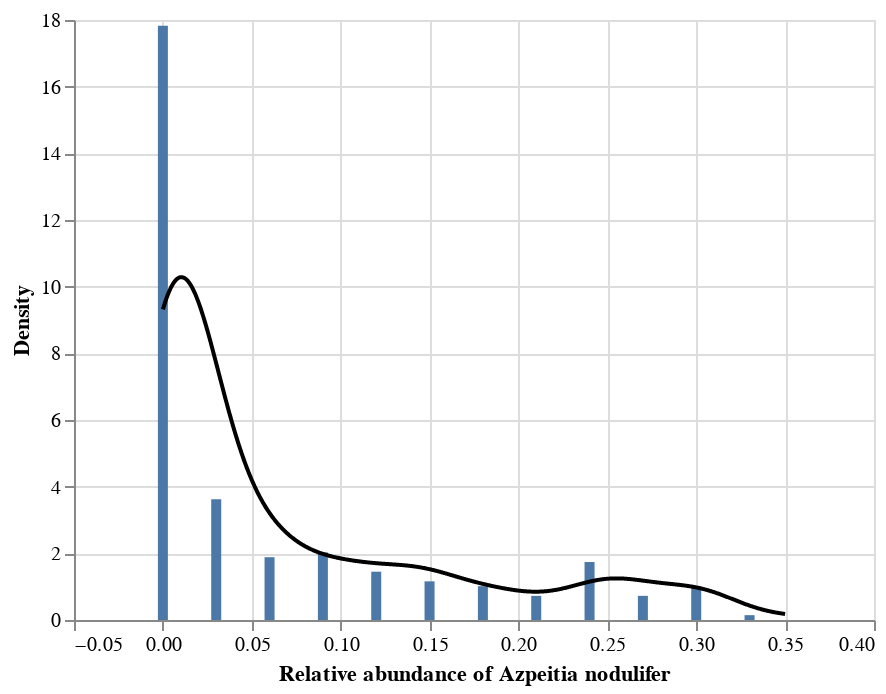

The notebook cell saved with this chart:
### Markdown cell above
<!-- END QUESTION -->

<!-- BEGIN QUESTION -->

#### (ii) Construct a kernel density estimate of the distribution.

Create and store the KDE curve as `smooth` and layer it on top of the density histogram from part i.

(*Remember*: experiment with the bandwidth parameter, and find a value that you feel captures the shape best.)

### Code cell
smooth = base.transform_density(
    density = 'A_nodul',
    as_ = ['Relative abundance of Azpeitia nodulifer', 'Density'],
    bandwidth = 0.02,
    extent = [0.0, 0.35],
    steps = 1000
).mark_line(color = 'black').encode(
    x = 'Relative abundance of Azpeitia nodulifer:Q',
    y = 'Density:Q'
)
    
hist + smooth

### Figure 1 — Vega-Lite specification as saved in the notebook (floating-point values rounded to 4 significant figures; data arrays with more than 128 entries replaced by an {"elided": "..."} marker saying what was removed)
{"config": {"view": {"continuousWidth": 400, "continuousHeight": 300}}, "layer": [{"mark": "bar", "encoding": {"x": {"field": "Relative abundance of Azpeitia nodulifer", "type": "quantitative"}, "y": {"field": "Density", "type": "quantitative"}}, "transform": [{"bin": {"step": 0.03}, "field": "A_nodul", "as": "Relative abundance of Azpeitia nodulifer"}, {"aggregate": [{"op": "count", "as": "Count"}], "groupby": ["Relative abundance of Azpeitia nodulifer"]}, {"calculate": "datum.Count/(0.03*230)", "as": "Density"}]}, {"mark": {"type": "line", "color": "black"}, "encoding": {"x": {"field": "Relative abundance of Azpeitia nodulifer", "type": "quantitative"}, "y": {"field": "Density", "type": "quantitative"}}, "transform": [{"density": "A_nodul", "bandwidth": 0.02, "extent": [0.0, 0.35], "steps": 1000, "as": ["Relative abundance of Azpeitia nodulifer", "Density"]}]}], "data": {"name": "data-9f4e66e54759d6b46301ea3d10ce44f6"}, "$schema": "https://vega.github.io/schema/vega-lite/v4.17.0.json", "datasets": {"data-9f4e66e54759d6b46301ea3d10ce44f6": {"elided": "230 records"}}}
